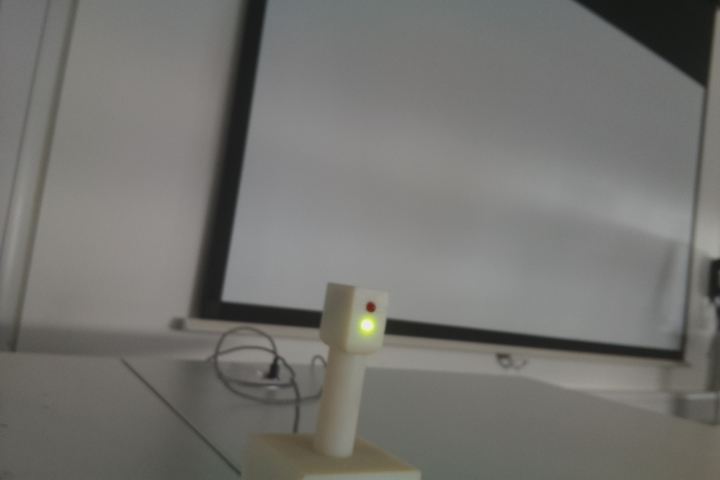
#> input picture practice/cap.png, 720 x 480 px
$ python traffic_lights.py   (older library calls are emulated)
#> lines starting #> are read from the running program, lines starting #| are printed output that depends on the picture; after the words box and inside, x2 and y2 are one past the last pixel; in counts of white or black regions, pixels touching at a corner belong together; long printed decimals are rounded
import numpy as np
import cv2

# img = cv2.imread('capture_63.jpg', 1)
img = cv2.imread('cap.png', 1)
#> img is the input picture: shape (480, 720, 3); mean B, G, R 111.8, 115.2, 115.8

# capture = cv2.VideoCapture(0)

gray = cv2.cvtColor(img, cv2.COLOR_RGB2GRAY)
thresh = cv2.adaptiveThreshold(gray, 255, cv2.ADAPTIVE_THRESH_GAUSSIAN_C, cv2.THRESH_BINARY, 115, 1)
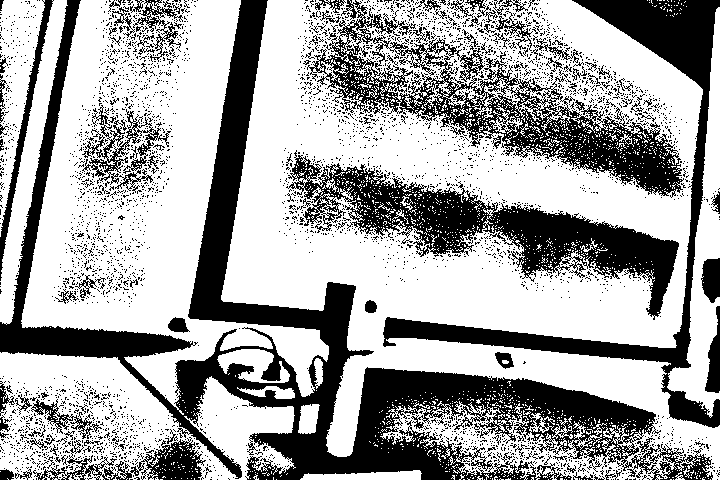
#> thresh: shape (480, 720); 64.4% white; 3871 black regions (3754 under 20 px)
cv2.imshow("Binary", thresh)

_, contours, hierarchy = cv2.findContours(thresh, cv2.RETR_TREE, cv2.CHAIN_APPROX_SIMPLE)
#> contours = 10065 contours, 9724 with area under 20; largest, box (x1, y1, x2, y2) and area: (221, 0, 720, 480) 165210, (21, 0, 329, 415) 59569, (0, 352, 296, 480) 24072, (398, 76, 684, 197) 11344, (482, 203, 680, 318) 9002

img2 = img.copy()
index = -1
thickness = 4
color = (255, 0, 255)

objects = np.zeros([img.shape[0], img.shape[1],3], 'uint8')


def check_for_shapes(cnt):
    approx = cv2.approxPolyDP(cnt, 0.01 * cv2.arcLength(cnt, True), True)
    # [7 lines of commented-out code are left out]
    if len(approx) == 4:
        print("square")
        cv2.drawContours(img, [cnt], 0, (0, 0, 255), -1)
        return True
    # [7 lines of commented-out code are left out]

    return None

for c in contours:
    perimeter = cv2.arcLength(c, True)

    if perimeter > 10:
        shape_name = check_for_shapes(c)
        cv2.drawContours(objects, [c], -1, color, -1)
        area = cv2.contourArea(c)

        print("Perimeter ", perimeter)
        M = cv2.moments(c)

        if M["m00"] != 0:
            cx = int(M["m10"] / M["m00"])
            cy = int(M["m01"] / M["m00"])
        else:
            cx, cy = 0, 0

        # cx = int(M['m10']/M['m00'])
        # cy = int(M['m01']/M['m00'])
        if shape_name:
            cv2.circle(objects, (cx, cy), 4, (0, 0, 255), -1)
#> this loop made 10065 passes
#> (perimeter, shape_name, area, cx, cy) on pass 117: (259.9, True, 733, 367, 475)
#> (perimeter, area, cx, cy) on passes 92, 289, 400: (40.38, 24.5, 679, 476), (67.6, 29, 597, 429), (100.2, 459.5, 308, 418)
#| Perimeter  12.243
#| Perimeter  11.657
#| Perimeter  20.142
#| Perimeter  21.556
#| Perimeter  14.485
#| Perimeter  21.556
#| Perimeter  19.314
#| Perimeter  20.728
#> (further printed lines are left out)
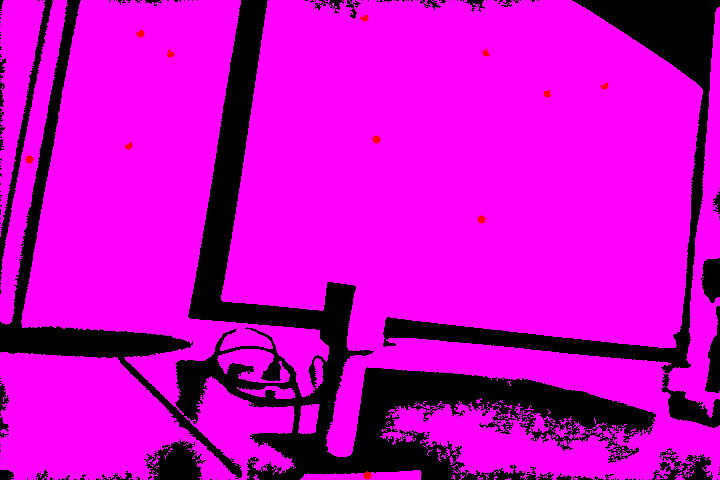
#> objects: shape (480, 720, 3); mean of channels 0, 1, 2 202.5, 0, 202.9; drawn as B, G, R

        # cv2.putText(objects, , (230, 50), font, 0.8, (0, 255, 0), 2, cv.LINE_AA)

        # print("Area: {}, perimeter: {}".format(area,perimeter))

cv2.imshow("Contours", objects)

cv2.waitKey(0)
cv2.destroyAllWindows()
